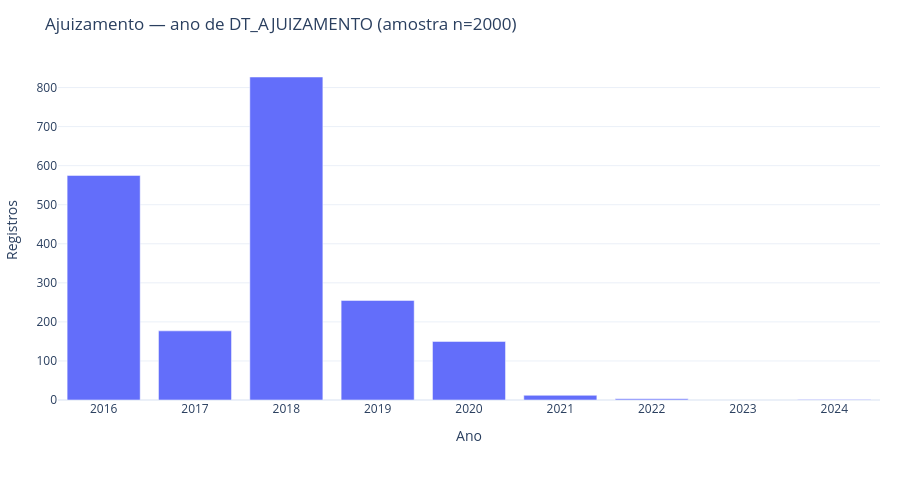

Notebook source saved alongside this figure:
### Markdown cell above
## 4. Ajuizamento — o que é esta tabela?

**Uma linha** = um débito que virou **processo** (PEF), com data e comarca.

**Papel como proxy:** entrada na via judicial. Complementa o status de ajuizamento visto no estoque `debito`.

### Code cell
aju_path = SAMPLE_DIR / "garantias_eda_ajuizamento_n2000.parquet"
aju = pd.read_parquet(aju_path)
print("parquet:", aju_path, "| n =", len(aju))
display(pd.DataFrame({
    "coluna": aju.columns,
    "dtype": [str(aju[c].dtype) for c in aju.columns],
    "null_frac": [round(float(aju[c].isna().mean()), 4) for c in aju.columns],
}))
ex = aju.iloc[12]
print("Exemplo (anonimizado):")
display(pd.Series(sanitize_row(ex.to_dict())))

s = pd.to_datetime(aju["DT_AJUIZAMENTO"], errors="coerce")
print(f"DT_AJUIZAMENTO: {s.min()} → {s.max()} | null_frac={s.isna().mean():.4f}")

# cobertura temporal amostral
tmp = aju.assign(ano=s.dt.year)
vc = tmp["ano"].value_counts().sort_index().reset_index()
vc.columns = ["ano", "qtd"]
fig = px.bar(vc, x="ano", y="qtd", title="Ajuizamento — ano de DT_AJUIZAMENTO (amostra n=2000)",
             labels={"ano": "Ano", "qtd": "Registros"})
save_fig(fig, "ajuizamento_ano_sample")

### Figure 1 — Plotly figure (JSON) as saved in the notebook; plotly's stock layout.template omitted (floating-point values rounded to 4 significant figures)
{"data": [{"hovertemplate": "Ano=%{x}<br>Registros=%{y}<extra></extra>", "legendgroup": "", "marker": {"color": "#636efa", "pattern": {"shape": ""}}, "name": "", "orientation": "v", "showlegend": false, "textposition": "auto", "type": "bar", "x": [2016, 2017, 2018, 2019, 2020, 2021, 2022, 2024], "xaxis": "x", "y": [575, 177, 827, 255, 150, 12, 3, 1], "yaxis": "y"}], "layout": {"barmode": "relative", "height": 480, "legend": {"tracegroupgap": 0}, "margin": {"b": 80, "l": 40, "r": 20, "t": 60}, "title": {"text": "Ajuizamento — ano de DT_AJUIZAMENTO (amostra n=2000)"}, "xaxis": {"anchor": "y", "domain": [0.0, 1.0], "title": {"text": "Ano"}}, "yaxis": {"anchor": "x", "domain": [0.0, 1.0], "title": {"text": "Registros"}}}}
